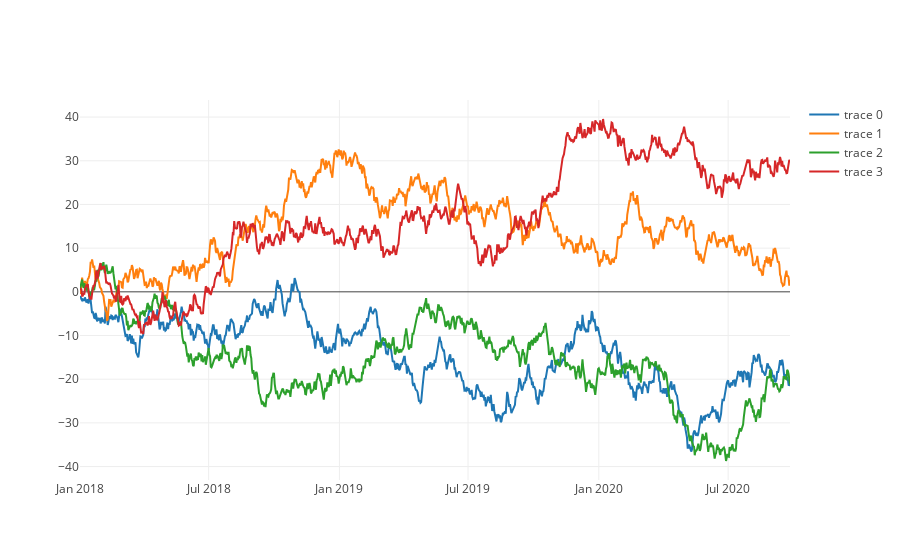

The notebook cell saved with this chart:
### Code cell
df = pd.DataFrame(np.random.randn(1000, 4), index=pd.date_range('1/1/2018', periods=1000), columns=list('ABCD'))
df = df.cumsum()  

trace1 = go.Scatter(
    y=df['A'],
    x=df.index
)
trace2 = go.Scatter(
    y=df['B'],
    x=df.index
)
trace3 = go.Scatter(
    y=df['C'],
    x=df.index
)
trace4 = go.Scatter(
    y=df['D'],
    x=df.index
)



data = [trace1,trace2,trace3,trace4]

py.iplot(data)

### Figure 1 — Plotly figure (JSON) as saved in the notebook; plotly's stock layout.template omitted (floating-point values rounded to 4 significant figures; data arrays with more than 128 entries replaced by an {"elided": "..."} marker saying what was removed)
{"data": [{"type": "scatter", "uid": "3980793b-60fd-4f8b-a6ac-f997ec6eb7e1", "x": {"elided": "1000 str values"}, "y": {"elided": "1000 float values"}}, {"type": "scatter", "uid": "a07e9a49-82ae-40d9-be8f-fe5696a05fae", "x": {"elided": "1000 str values"}, "y": {"elided": "1000 float values"}}, {"type": "scatter", "uid": "556e0f2a-9a22-42a9-8131-175272d76d01", "x": {"elided": "1000 str values"}, "y": {"elided": "1000 float values"}}, {"type": "scatter", "uid": "06ed0d20-d094-4036-9bac-4cc47c9483fc", "x": {"elided": "1000 str values"}, "y": {"elided": "1000 float values"}}], "layout": {"autosize": true, "xaxis": {"autorange": true, "range": ["2018-01-01", "2020-09-26"], "type": "date"}, "yaxis": {"autorange": true, "range": [-43.08, 43.91], "type": "linear"}}}
